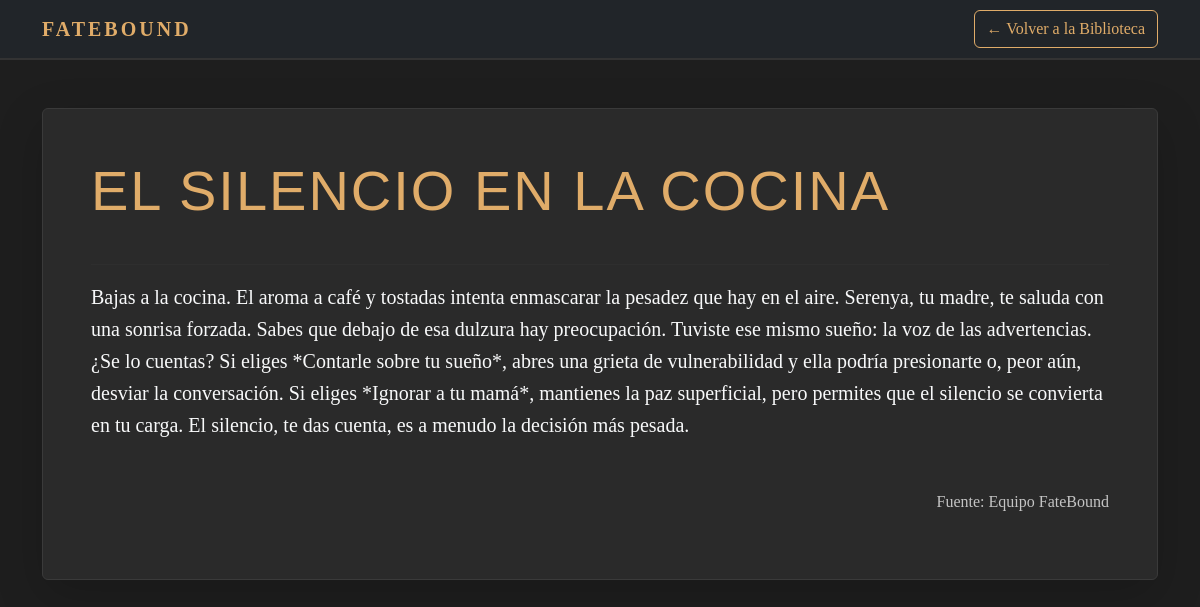
The app's page /leer_historia.php?id=2 with its own data.
### tables this page shows
CREATE TABLE `historias_breves` (
  `historia_id` int(11) UNSIGNED NOT NULL,
  `titulo` varchar(255) NOT NULL,
  `resumen` varchar(500) NOT NULL,
  `contenido_completo` text NOT NULL,
  `autor` varchar(100) DEFAULT NULL
);

### leer_historia.php (the view, shortened to what this page needs)
<?php
require 'db_connect.php';
$historia = null;
if (isset($_GET['id']) && is_numeric($_GET['id'])) {
    $historia_id = $_GET['id'];
    try {
        $stmt = $pdo->prepare("SELECT titulo, contenido_completo FROM historias_breves WHERE historia_id = ?");
        $stmt->execute([$historia_id]);
        $historia = $stmt->fetch();
    } catch (PDOException $e) {  }
}
?>
<!DOCTYPE html>
<html lang="es">
<head>
    <link href="https://cdn.jsdelivr.net/npm/bootstrap@5.3.2/dist/css/bootstrap.min.css" rel="stylesheet">
    <link rel="stylesheet" href="style.css">
</head>
<body class="section-dark">
<nav class="navbar navbar-expand-lg navbar-dark bg-dark">
    <div class="container">
        <a class="navbar-brand" href="index.php">FATEBOUND</a>
        <a class="btn btn-outline-light ms-auto" href="index.php#biblioteca">← Volver a la Biblioteca</a>
    </div>
</nav>
<section class="container py-5">
    <?php if ($historia): ?>
        <article class="card card-dark shadow-lg p-5">
            <h1 class="display-4 mb-4" style="color: #e0ac69;"><?php echo htmlspecialchars($historia['titulo']); ?></h1>
            <hr style="border-color: #3a3a3a;">
            <div class="historia-contenido fs-5 text-light"> <?php echo nl2br(htmlspecialchars($historia['contenido_completo'])); ?>
            </div>
            <p class="mt-5 text-muted text-end">Fuente: Equipo FateBound</p>
        </article>
    <?php else: ?>
        <div class="alert alert-danger text-center">
            Historia no encontrada. El ID proporcionado no es válido.
        </div>
    <?php endif; ?>
</section>
</body>
</html>

### style.css (style rules this page uses)
body { font-family: 'Georgia', serif; line-height: 1.6; background-color: #121212; color: #f0f0f0; }
h1, h2, h3, h4 { font-family: 'Arial Black', sans-serif; color: #e0ac69; text-transform: uppercase; letter-spacing: 2px; }
.navbar { border-bottom: 2px solid #333; }
.navbar-brand { font-weight: bold; color: #e0ac69 !important; letter-spacing: 3px; }
.btn-outline-light { color: #e0ac69 !important; border-color: #e0ac69 !important; }
.section-dark { background-color: #1e1e1e; }
.card-dark { background-color: #2a2a2a; color: #f0f0f0; border: 1px solid #3a3a3a; transition: border-color 0.3s ease; }
.text-muted, .card-dark .text-muted { color: #c4c4c4 !important; }

### records on screen
historias_breves: titulo "EL SILENCIO EN LA COCINA", contenido_completo "Bajas a la cocina. El aroma a café y tostadas intenta enmascarar la pesadez que hay en el aire. Serenya, tu madre, te saluda con una sonrisa forzada. Sabes que debajo de esa dulzura hay preocupación. Tuviste ese mismo sueño: la voz de las advertencias. ¿Se lo cuentas? Si eliges *Contarle sobre tu sueño*, abres una grieta de vulnerabilidad y ella podría presionarte o, peor aún, desviar la conversación. Si eliges *Ignorar a tu mamá*, mantienes la paz superficial, pero permites que el silencio se convierta en tu carga. El silencio, te das cuenta, es a menudo la decisión más pesada."
